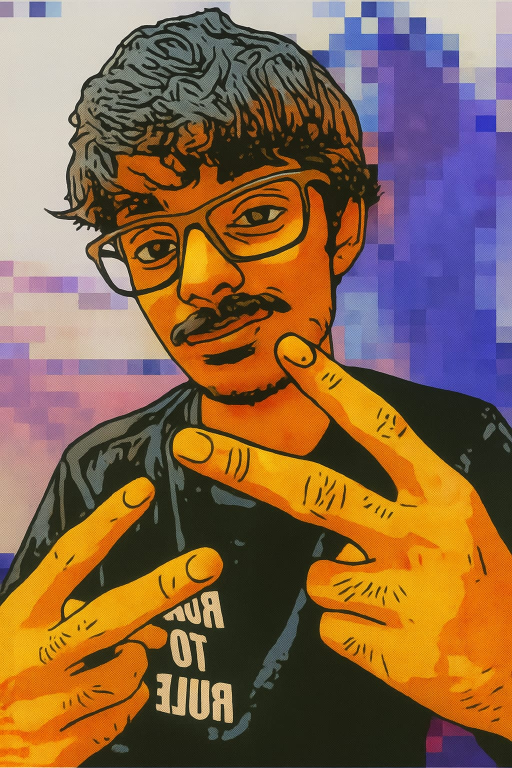
#> input picture attached_assets/profile.jpg, 1024 x 1536 px (shown at 1/2 size)
$ python -i color_tools.py   (imports and definitions only)
#> lines starting #> are read from the running program, lines starting #| are printed output that depends on the picture
__author__ = "VATSAL VARSHNEY"
import streamlit as st
import colorsys
import re
import io
from PIL import Image, ImageDraw
import matplotlib.pyplot as plt
import numpy as np
from utils.common import create_tool_header, show_progress_bar, add_to_recent
from utils.file_handler import FileHandler


# [622 lines left out: functions display_tools, rgb_to_hex, hex_to_rgb, palette_generator, generate_palette, contrast_checker and 9 more, not called in this run]


def color_rgb_to_hex(rgb):
    """Convert RGB to HEX"""
    return f"#{rgb[0]:02x}{rgb[1]:02x}{rgb[2]:02x}"


# [418 lines left out: functions color_rgb_to_hsl, color_hsl_to_rgb, generate_monochromatic_colors, generate_complementary_colors, generate_split_complementary_colors, generate_triadic_colors and 12 more, not called in this run]


def convert_to_grayscale(image):
    """Convert image to standard grayscale"""
    return image.convert('L').convert('RGB')


# [42 lines left out: functions convert_luminance_grayscale, convert_single_channel, convert_high_contrast_bw, convert_threshold_bw, not called in this run]


def convert_dithered_bw(image):
    """Convert using dithering technique"""
    gray_image = image.convert('L')
    # Use PIL's built-in dithering
    dithered = gray_image.convert('1').convert('RGB')
    return dithered


# [959 lines left out: functions image_to_bytes, display_before_after, material_design_colors, flat_ui_colors, web_safe_colors, brand_color_extractor and 12 more, not called in this run]


# Stub functions for missing tools (implement if needed)
def hsl_converter():
    st.info("HSL Converter tool is being implemented. Please check back soon!")


def cmyk_converter():
    st.info("CMYK Converter tool is being implemented. Please check back soon!")


def color_name_finder():
    st.info("Color Name Finder tool is being implemented. Please check back soon!")


def accessibility_validator():
    st.info("Accessibility Validator tool is being implemented. Please check back soon!")


def color_blindness_simulator():
    st.info("Color Blindness Simulator tool is being implemented. Please check back soon!")


def color_harmony_analyzer():

    st.info("Color Harmony Analyzer tool is being implemented. Please check back soon!")

>>> from PIL import Image
>>> picture = Image.open('../attached_assets/profile.jpg')
#> picture is the input picture: PIL image 1024x1536 RGB; mean R, G, B 137.1, 102.6, 73.2
>>> result = convert_dithered_bw(picture)
#> in convert_dithered_bw, `gray_image = image.convert('L')`:
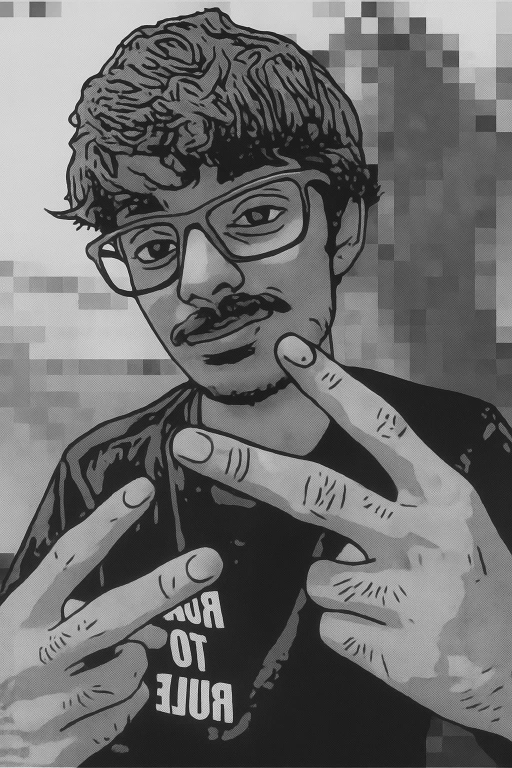
#> gray_image: PIL image 1024x1536 L (shown at 1/2 size); min 0, max 254, mean 109.6
#> in convert_dithered_bw, `dithered = gray_image.convert('1').convert('RGB')`: dithered: PIL image 1024x1536 RGB; 42.9% white in thin lines or dots
